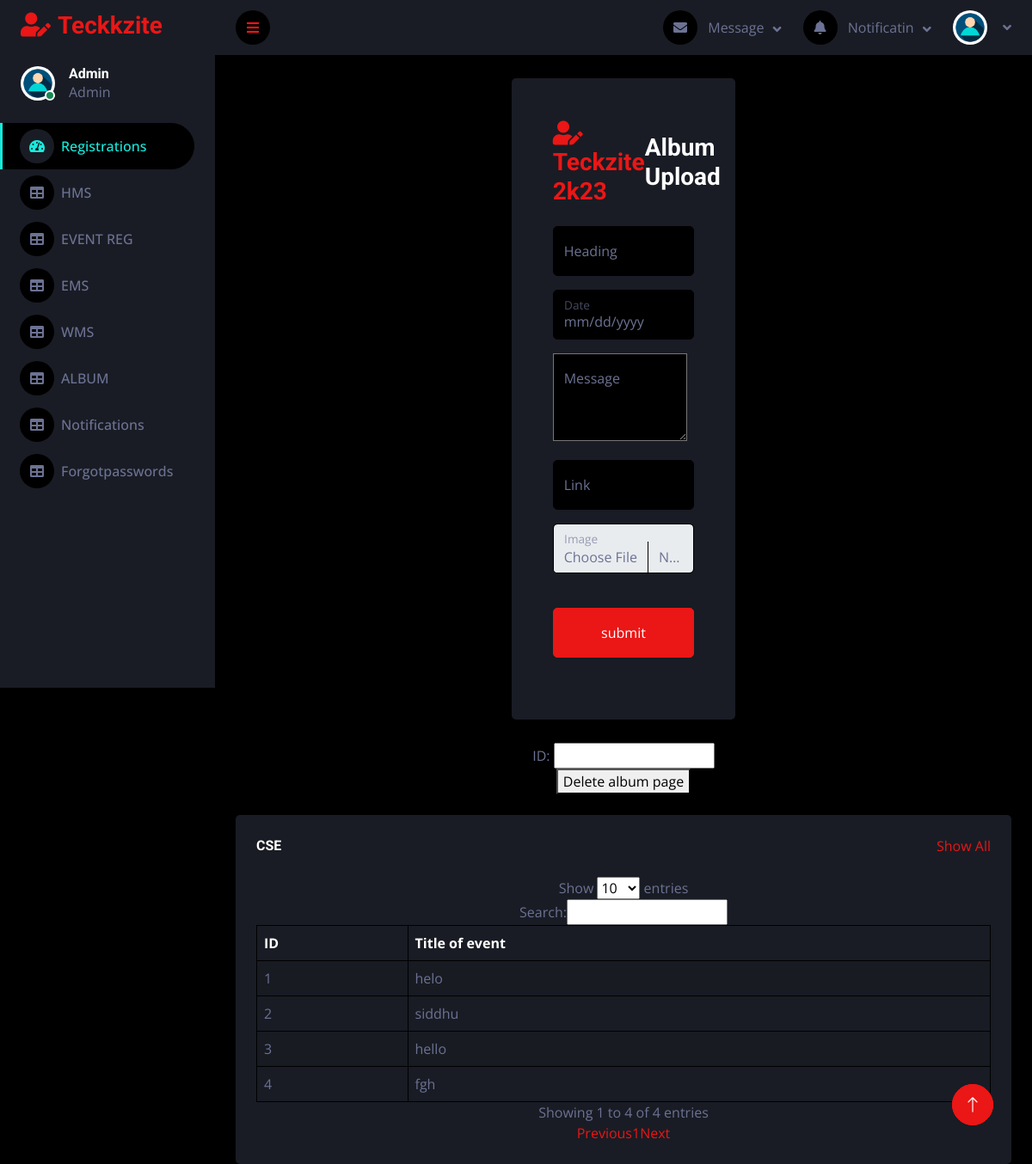
/admin/album-upload.php (signed in), run on an earlier commit of the app's database.
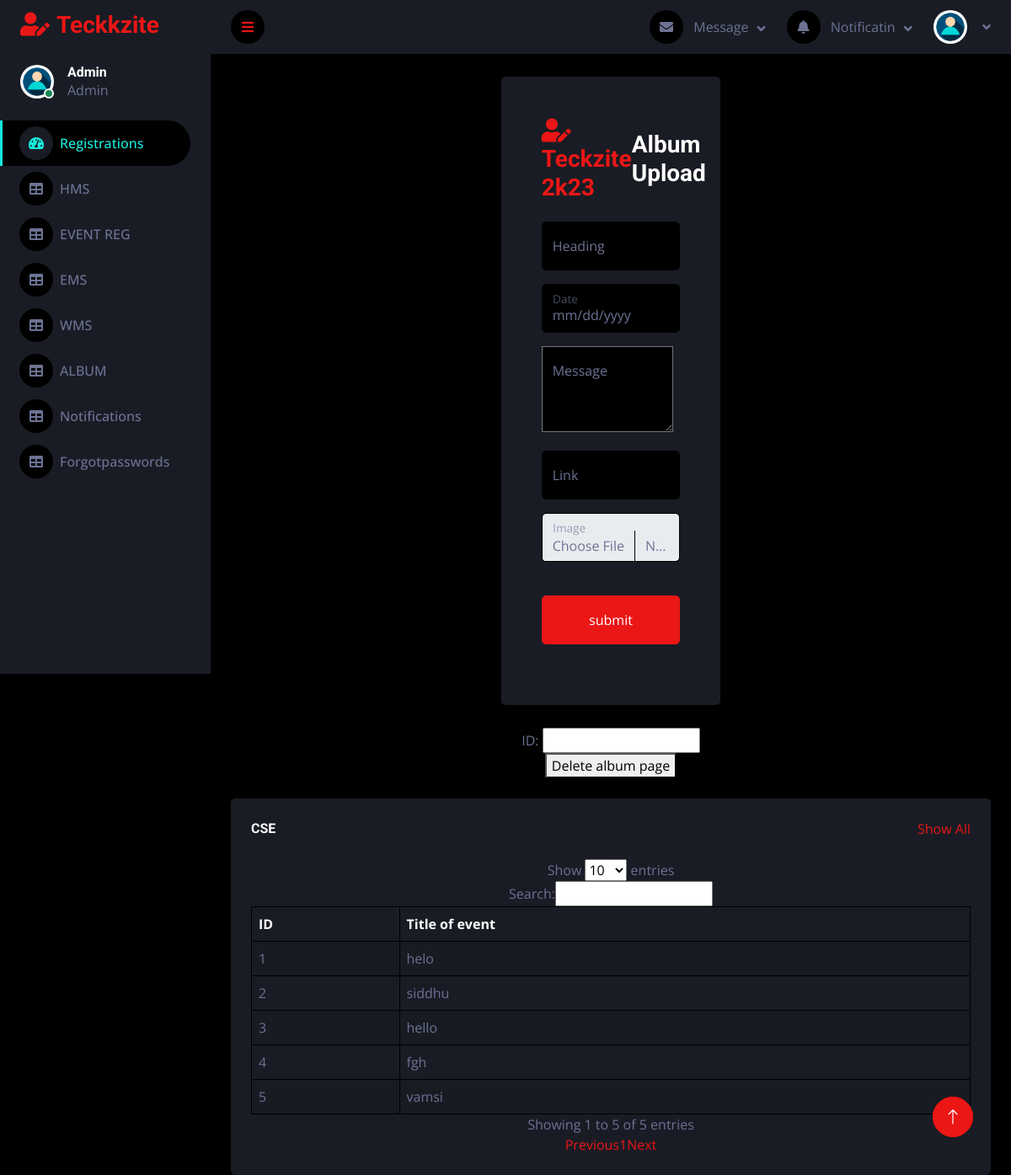
And on a later commit of the database.
### tables this page shows
CREATE TABLE `album` (
  `id` int(11) NOT NULL,
  `heading` varchar(255) NOT NULL,
  `eve_date` date NOT NULL,
  `msg` varchar(300) NOT NULL,
  `link` varchar(255) NOT NULL,
  `image` text NOT NULL
);

### admin/album-upload.php (the view, shortened to what this page needs)
<?php
include "repeats/header.php";
    ?>
           <div class="container-fluid">
            <div class="row h-100 align-items-center justify-content-center" style="min-height: 100vh;">
                <div class="col-12 col-sm-8 col-md-6 col-lg-5 col-xl-4">
                    <div class="bg-secondary rounded p-4 p-sm-5 my-4 mx-3">
                        <div class="d-flex align-items-center justify-content-between mb-3">
                            <a href="index.html" class="">
                                <h3 class="text-primary"><i class="fa fa-user-edit me-2"></i>Teckzite 2k23</h3>
                            </a>
                            <h3>Album Upload</h3>
                        </div>
                        <form action="album-code.php" method='post' enctype='multipart/form-data' >
                        <div class="form-floating mb-3">
                            <input type="text" class="form-control" id="floatingText" placeholder="Heading" name="heading"  required>
                            <label for="floatingText">Heading</label>
                        </div>
                        <div class="form-floating mb-3">
                            <input type="date"  id="password" class="form-control" id="floatingInput" name="date" placeholder="date" required >
                            <label for="floatingInput" >Date</label>
                        </div>
                        <div class="form-floating mb-3">
                            <textarea placeholder="MSG"  name="message" class="vk" rows="4" cols="40" id="floatingText" required> </textarea>
                            <label for="floatingInput" > Message </label>
                        </div>
                        <div class="form-floating mb-3">
                            <input type="text" class="form-control" id="floatingText" placeholder="link" name="link" required >
                            <label for="floatingText">Link</label>
                        </div>
                        <div class="form-floating mb-3">
                        <input type="file" name="Image" class="form-control"  id="floatingText" placeholder="Image" accept=".png,.jpeg,.jpg" required>
                            <label for="floatingText">Image</label>
                        </div>
                        <button type="submit" class="btn btn-primary py-3 w-100 mb-4" name="album">submit</button>
                        </form>
                    </div>
                </div>
            </div>
        </div>
        <form action="album-code.php" class="text-center " method="POST">
  <label for="id">ID:</label>
  <input type="number" id="id" name="id" required>
  <br>
  <button type="submit" name="albdel">Delete album page</button>
</form>
            <div class="container-fluid pt-4 px-4">
                <div class="bg-secondary text-center rounded p-4">
                    <div class="d-flex align-items-center justify-content-between mb-4">
                        <h6 class="mb-0">CSE</h6>
                        <a href="">Show All</a>
                    </div>
                    <div class="table-responsive">
                        <table class="table text-start align-middle table-bordered table-hover mb-0 table table-striped" id="example">
                            <thead>
                                <tr class="text-white">
                                    <th scope="col">ID</th>
                                    <th scope="col">Title of event</th>
                                </tr>
                            </thead>
                            <?php
$conn = mysqli_connect($db_host, $db_user, $db_password, $db_db);
$sql = "SELECT * FROM album";
$result = mysqli_query($conn, $sql);
if (mysqli_num_rows($result) > 0) {
    while($row = mysqli_fetch_array($result)) {
        echo "<tr>";
        echo "<td>" . $row["id"] . "</td>";
        echo "<td>" . $row["heading"] . "</td>";
    }
} else {
    echo "0 results";
}
   ?>
</div>
        <a href="#" class="btn btn-lg btn-primary btn-lg-square back-to-top"><i class="bi bi-arrow-up"></i></a>
    </div>
    <?php
include "repeats/footer.php";
?><script>
</body>
</html>

What changed in the data, as far as the page shows it:
added album: id "5", heading "vamsi"
Also different on the page:
text written by a page script: "Show entries Search: Showing 1 to 4 of 4 entries Previous 1 Next" → "Show entries Search: Showing 1 to 5 of 5 entries Previous 1 Next"
